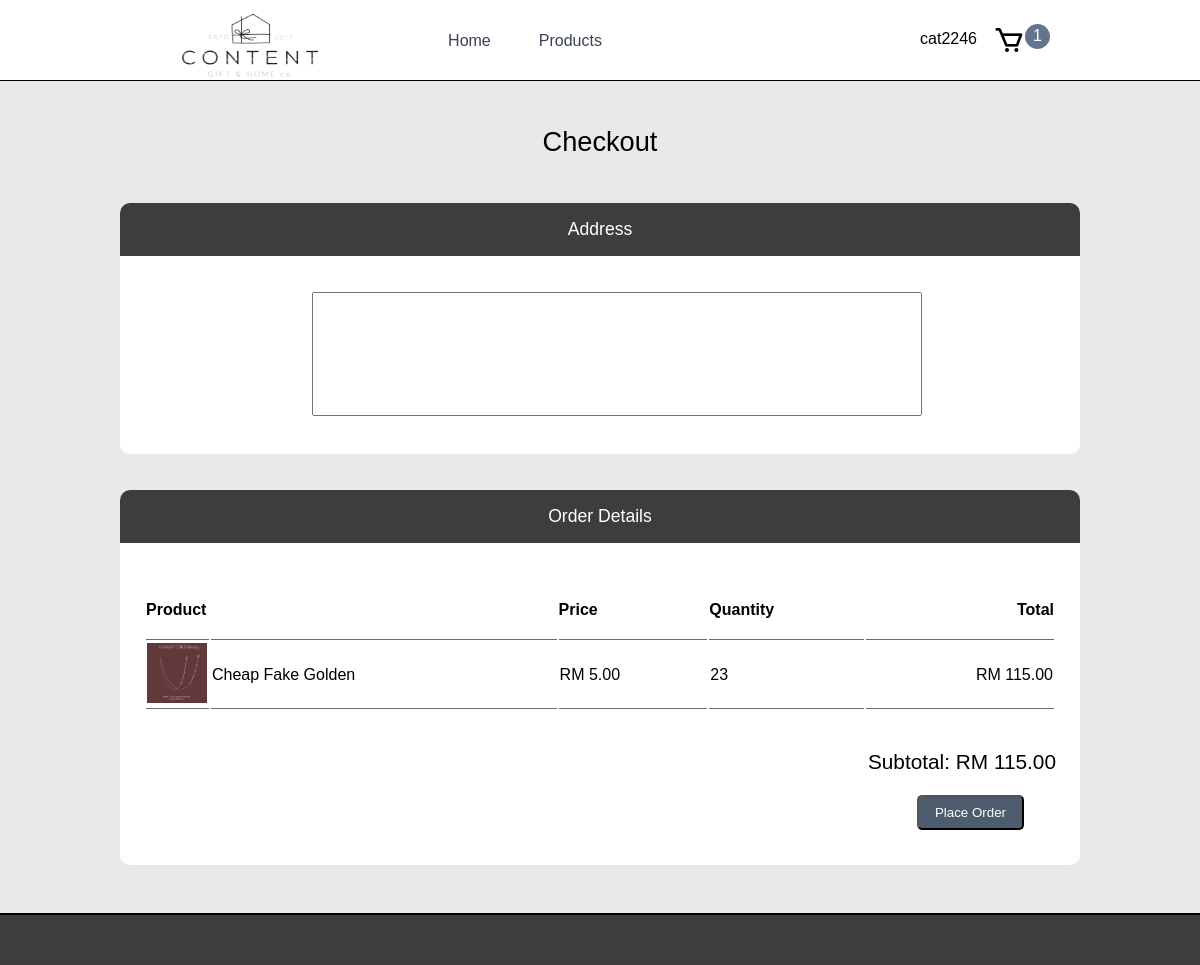
/mycart_paynow.php?cartID=13 (signed in), run on the app's committed database.
### tables this page shows
CREATE TABLE `user` (
  `uid` int(255) NOT NULL,
  `email` varchar(255) NOT NULL,
  `username` varchar(255) NOT NULL,
  `password` varchar(255) NOT NULL,
  `permission` varchar(255) DEFAULT 'member'
);

CREATE TABLE `product` (
  `product_id` int(11) NOT NULL,
  `name` varchar(255) NOT NULL,
  `picture` varchar(255) NOT NULL,
  `price` decimal(10,2) NOT NULL,
  `description` varchar(255) NOT NULL,
  `categories_id` int(11) NOT NULL
);

CREATE TABLE `cart` (
  `cart_id` int(11) NOT NULL,
  `uid` int(11) NOT NULL,
  `product_id` int(11) NOT NULL,
  `amount` int(11) NOT NULL,
  `status` varchar(255) NOT NULL DEFAULT 'unpaid',
  `address` varchar(255) DEFAULT NULL,
  `tracking_num` varchar(255) DEFAULT NULL,
  `date` date DEFAULT NULL
);

### mycart_paynow.php (the view, shortened to what this page needs)
<?php
    $uid = "";
    if(isset($_SESSION["member"]) === true){
        $uid = $_SESSION['uid'];
        $sql_userInformation = "SELECT * FROM user WHERE uid='$uid'";
        $res_userInformation = mysqli_query($conn, $sql_userInformation);
        $row_userInformation = mysqli_fetch_array($res_userInformation);
        $username = $row_userInformation['username'];
    }
    $cartID = $_REQUEST['cartID'];
    $cartAmount = 0;
    $sql_getCartAmount = "SELECT * FROM cart WHERE uid='$uid' AND status='unpaid'";
    $res_getCartAmount = mysqli_query($conn, $sql_getCartAmount);
    if(mysqli_num_rows($res_getCartAmount) > 0){
        while($row = mysqli_fetch_array($res_getCartAmount)){
            $cartAmount = $cartAmount + 1;
        }
    }
?>
<!DOCTYPE html>
<html lang="en">
<head>
    <link rel="stylesheet" href="css/styles.css">
    <link href='https://unpkg.com/boxicons@2.0.7/css/boxicons.min.css' rel='stylesheet'>
</head>
<body class="body">
    <header>
        <div class="container-wrapper">
            <div class="homepage"><img src ="../shopping_system/css/images/logo1.png"  width="200" height="100" alt="mars bg" /><ul></div>
            <div class="nav-bar">
                <div class="nav-bar-items" onclick="window.location='homepage.php'">
                    <p>Home</p>
                </div>
                <div class="nav-bar-items" onclick="window.location='product.php'">
                    <p>Products</p>
                </div>
            </div>
            <div class="cart-items">
                <?php if(empty($uid)){ ?>
                    <span id="login-register" onclick="openForm()">Login/Register</span>
                <?php }else{ ?>
                    <span id="login-register" onclick="openForm()"><?php echo $username;?></span>
                <?php } ?>
                <i onclick="window.location='mycart.php'" class='bx bx-cart'></i>
                <span id="cart-items-circle">
                    <?php echo $cartAmount; ?>
                </span>
            </div>
        </div>
    </header>
    <section>
        <br>
        <p id="product-header">Checkout</p>
        <br>
        <form action="<?php $_SERVER['PHP_SELF']; ?>" method="post" enctype="multipart/form-data">
            <div class="mycart-paynow-container">
                <div id="mycart-paynow-address-header">
                    <span>Address</span>
                </div>
                <div class="mycart-paynow-payment-details">
                    <br><br>
                    <textarea required name="address" id="paynow-address"></textarea>
                </div>
                <br>
            </div>
            <br><br>
            <div class="mycart-paynow-container">
                <div id="mycart-paynow-address-header">
                    <span>Order Details</span>
                </div>
                <div class="mycart-paynow-payment-details2">
                    <br><br>
                    <table id="styling-table2">
                        <tr>
                            <th style="width: 63px;">Product</th>
                            <th></th>
                            <th>Price</th>
                            <th>Quantity</th>
                            <th style="text-align: right;">Total</th>
                        </tr>
                        <?php
                            $sql_cartInformation = "SELECT * FROM cart WHERE cart_id='$cartID'";
                            $res_cartInformation = mysqli_query($conn, $sql_cartInformation);
                            $row_cartInformation = mysqli_fetch_array($res_cartInformation);
                            $productID = $row_cartInformation['product_id'];
                            $sql_productInformation = "SELECT * FROM product WHERE product_id='$productID'";
                            $res_productInformation = mysqli_query($conn, $sql_productInformation);
                            $row_productInformation = mysqli_fetch_array($res_productInformation);
                            $productPrice = $row_productInformation['price'];
                            $productAmount = $row_cartInformation['amount'];
                            $totalPrice = $productAmount * $productPrice;
                            $totalPrice = number_format($totalPrice, 2);
                            echo "<tr>";
                                echo "<td><image style='width: 60px; height: 60px;' src='resource/product_pic/".$row_productInformation['picture']."'></image></td>";
                                echo "<td>".$row_productInformation['name']."</td>";
                                echo "<td>RM ".$row_productInformation['price']."</td>";
                                echo "<td>".$row_cartInformation['amount']."</td>";
                                echo "<td style='text-align: right;'>RM ".$totalPrice."</td>";
                            echo "</tr>";
                        ?>
                    </table>
                    <br>
                    <p id="checkout-subtotal">Subtotal: RM <?php echo $totalPrice; ?></p>
                    <input type="submit" value="Place Order" name="submit" id="checkout-btn"></input>
                    <br><br>
                </div>
                <br>
            </div>
        </form>
    </section>
    <footer>
    </footer>
</body>
</html>

### css/styles.css (style rules this page uses)
body { margin: 0px; padding: 0px; padding-bottom: 100px; font-family:'Franklin Gothic Light', 'Arial Narrow', Arial, sans-serif; background-color:rgb(233, 233, 233); }
section { background-color:rgb(233, 233, 233); }
header { height: 80px; border-bottom: 1px solid black; background-color: white; }
.container-wrapper { margin: auto; width: 75%; height: 80px; display: flex; }
.nav-bar { display: flex; width: 100%; justify-content: center; }
.nav-bar-items { margin-top: 1rem; }
.nav-bar-items p { color: #394352; margin-left: 1.5rem; margin-right: 1.5rem; }
.cart-items { width: 100%; display: flex; justify-content: right; margin-top: 1.5rem; }
.cart-items i { font-size: 2rem; }
#cart-items-circle { border-radius: 50%; background-color: #63748e; color: #fff; width: 25px; height: 25px; line-height: 23px; text-align: center; }
#login-register { line-height: 30px; margin-right: 1rem; }
#product-header { text-align: center; font-size: 1.7rem; }
.mycart-paynow-container { width: 80%; margin: auto; background-color: white; padding-bottom: 1rem; border-radius: 10px 10px; }
#paynow-address { width: 100%; height: 90px; padding: 1rem; font-family: 'Gill Sans', 'Gill Sans MT', Calibri, 'Trebuchet MS', sans-serif; }
#mycart-paynow-address-header { width: 100%; border-radius: 10px 10px 0px 0px; background-color: rgb(61, 61, 61); text-align: center; color: white; font-size: 1.1rem; padding-top: 1rem; padding-bottom: 1rem; }
.mycart-paynow-payment-details { width: 60%; margin: auto; }
.mycart-paynow-payment-details2 { width: 95%; margin: auto; }
.mycart-paynow-payment-details textarea { resize: none; }
#styling-table2 { width: 100%; }
#styling-table2 th { padding: 20px 0; border-bottom: 1px solid rgb(107, 107, 107); text-align: left; }
#styling-table2 td { border-bottom: 1px solid rgb(107, 107, 107); }
#checkout-subtotal { text-align: right; font-size: 1.3rem; }
#checkout-btn { background-color: #4e5c70; padding-top: 0.5rem; padding-bottom: 0.5rem; padding-left: 1rem; padding-right: 1rem; color: white; float: right; display: inline; border-radius: 5px; margin-right: 2rem; }
footer { margin-top: 4rem; border-top: 2px solid black; width: 100%; height: 50px; background-color:rgb(61, 61, 61); text-align: center; position: fixed; bottom: 0px; left: 0px; }

### data on the page
user: username "cat2246"
product: picture (picture), name "Cheap Fake Golden", price "5.00"
cart: amount "23", amount.price "115.00"

### other printed values
$cartAmount "1"
